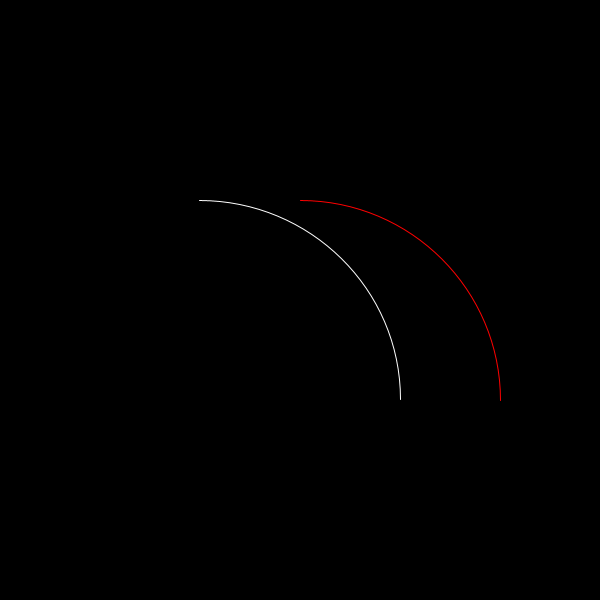
Frame 1 (no input)
Frame 60 (the mouse pressed at the canvas centre just before this capture): identical to frame 1, image omitted
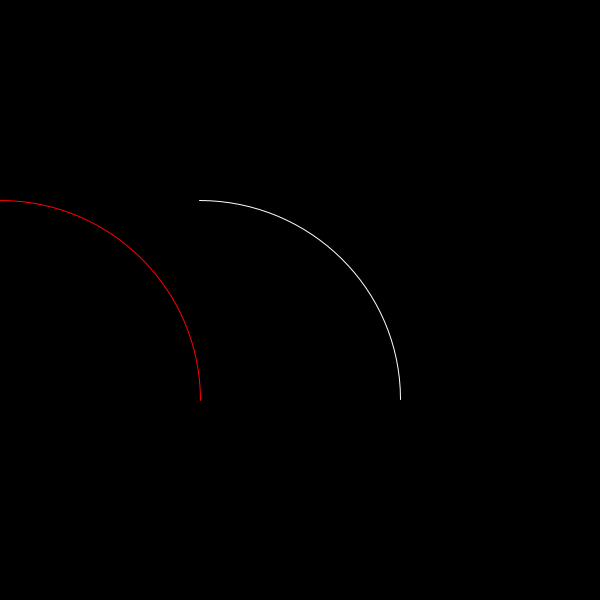
Frame 120 (the mouse held since frame 60 and released just before this capture)

The Processing sketch that drew these frames (run headless with seeded random() and noise(); from frame 60 on, the mouse is pressed at the canvas centre):

// Processing sketch: arc_vs_bezier
// ── arc_vs_bezier.pde
// renaud.jean-francois(arobas)uqam(point)ca
// Syntaxe Processing version 3.0b6
// dimanche, 20 septembre 2015

float rayon = 200;

// formule permettant d’établir la distance d’un levier dans une figure circulaire
// voir http://pomax.github.io/bezierinfo/#circles_cubic
float fraction = 4*((sqrt(2)-1)/3.0);


void setup() {
  size(600, 600);
  background(0);
  noFill();
  println(fraction);
}

void draw() {
  background(0);
  stroke(255);
  arc(200, 400, rayon*2, rayon*2, PI+HALF_PI, TWO_PI);
  
  translate(-mouseX, 0);
  stroke(255,0,0);
  bezier(300,200,300+(rayon*fraction),200,500,400-(rayon*fraction),500,400);
}
